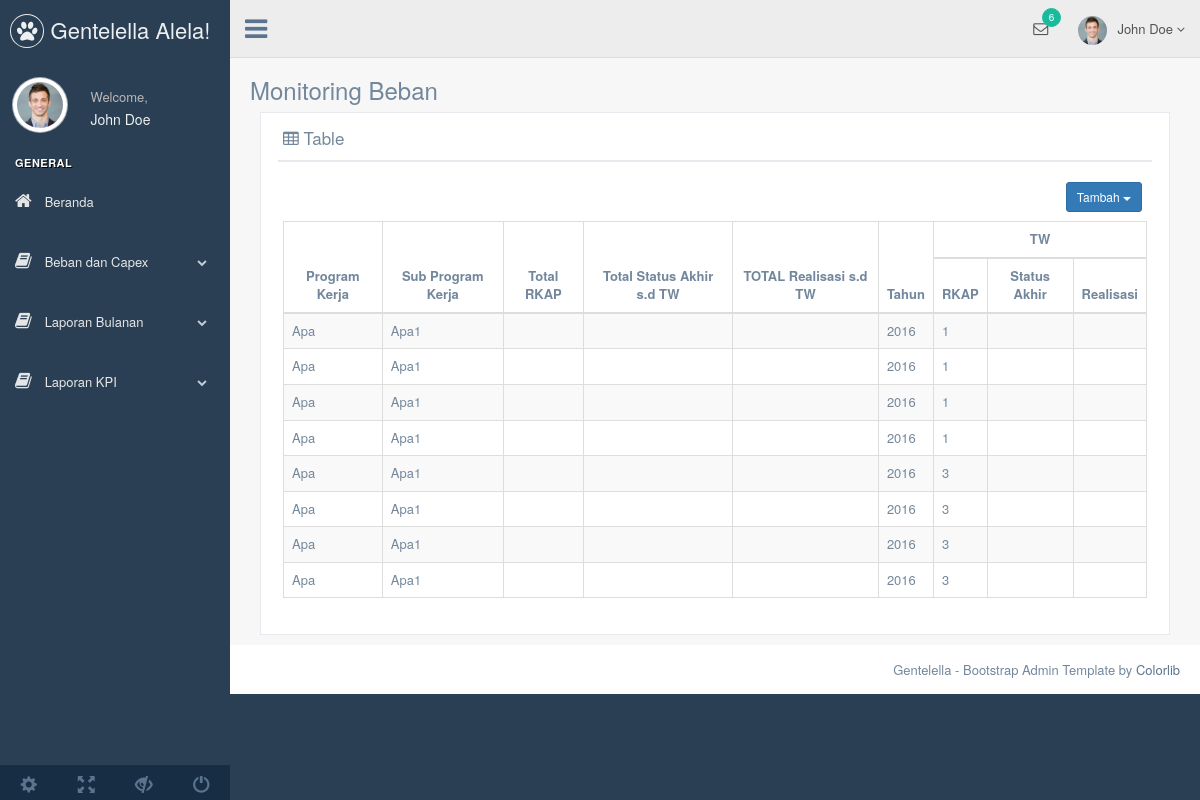
The app's page /monitorBeban.php (signed in), older data.
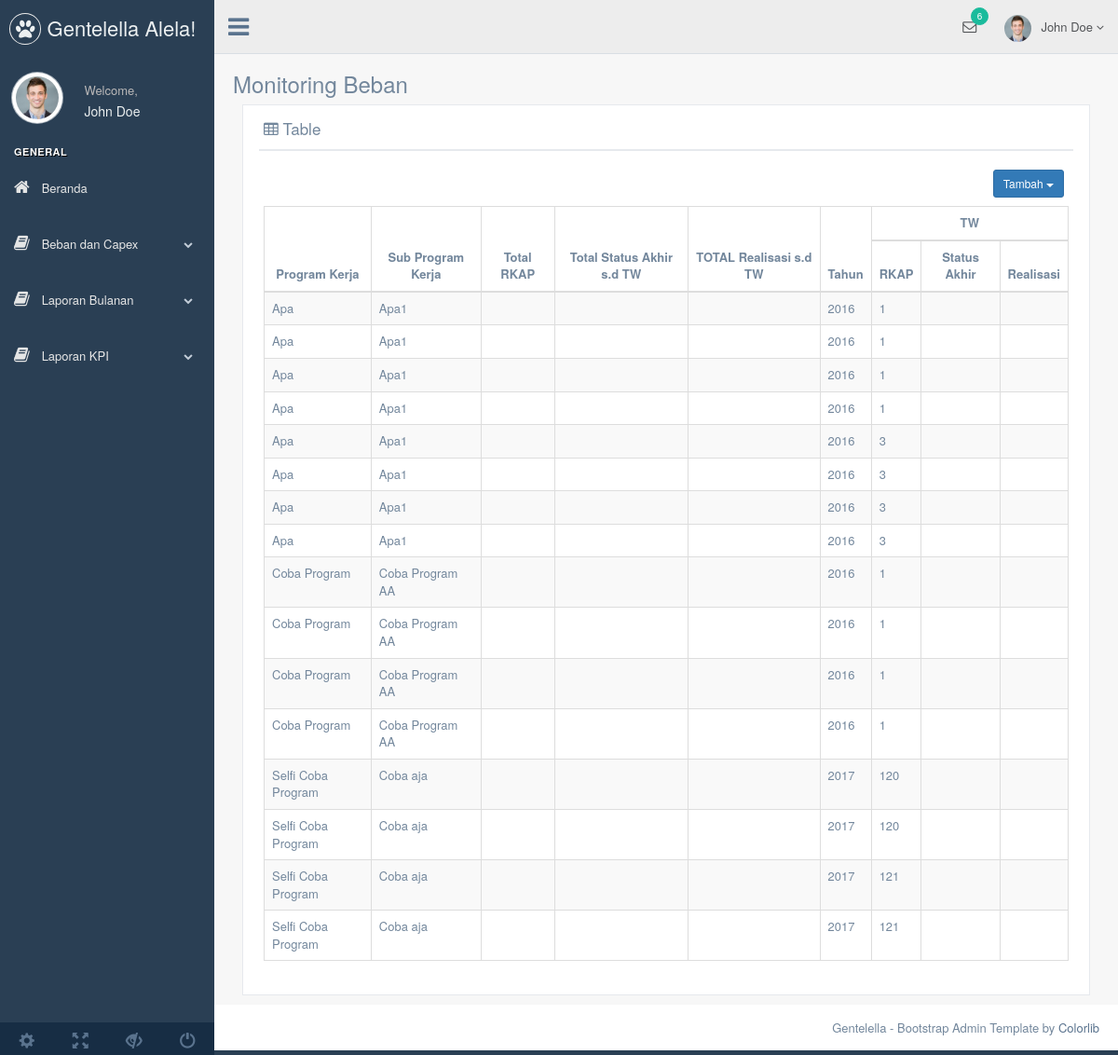
The same page, newer data.
### tables this page shows
CREATE TABLE `tw_rc` (
  `id_twrc` int(11) NOT NULL,
  `id_sp` int(11) NOT NULL,
  `tahun` int(4) NOT NULL,
  `stat_twrc` int(1) NOT NULL,
  `rkap` decimal(20,0) NOT NULL
);

CREATE TABLE `program_kerja` (
  `id_pk` int(255) NOT NULL,
  `MA` varchar(1000) NOT NULL,
  `nama_pk` text NOT NULL,
  `id_cabang` int(30) NOT NULL
);

CREATE TABLE `sub_program` (
  `id_sp` int(255) NOT NULL,
  `nama_sp` varchar(1000) NOT NULL,
  `id_pk` int(10) NOT NULL,
  `id_cabang` int(30) NOT NULL
);

### monitorBeban.php (the view, shortened to what this page needs)
<?php
include ('connect.php');
  $iduser = $_SESSION['id'];
  $user = mysqli_fetch_array(mysqli_query($connect,"SELECT * FROM user WHERE id_user = '$iduser' "));
  $idcabang = $user['id_cabang'];
  $cabang =  mysqli_fetch_array(mysqli_query($connect,"SELECT nama_cabang FROM cabang WHERE id_cabang = '$idcabang'"));
  $namacabang = $cabang['nama_cabang'];
?>
<!DOCTYPE html>
<html lang="en">
<?php include 'templates/head.php' ?>
  <body class="nav-md">
    <div class="container body">
      <div class="main_container">
        <div class="col-md-3 left_col">
          <div class="left_col scroll-view">
            <div class="navbar nav_title" style="border: 0;">
              <a href="index.html" class="site_title"><i class="fa fa-paw"></i> <span>Gentelella Alela!</span></a>
            </div>
           <?php include'templates/headmenu.php' ?>
            <br />
            <?php include 'templates/sidebarmenu.php' ?>
            <div class="sidebar-footer hidden-small">
              <a data-toggle="tooltip" data-placement="top" title="Settings">
                <span class="glyphicon glyphicon-cog" aria-hidden="true"></span>
              </a>
              <a data-toggle="tooltip" data-placement="top" title="FullScreen">
                <span class="glyphicon glyphicon-fullscreen" aria-hidden="true"></span>
              </a>
              <a data-toggle="tooltip" data-placement="top" title="Lock">
                <span class="glyphicon glyphicon-eye-close" aria-hidden="true"></span>
              </a>
              <a data-toggle="tooltip" data-placement="top" title="Logout" href="login.html">
                <span class="glyphicon glyphicon-off" aria-hidden="true"></span>
              </a>
            </div>
          </div>
        </div>
        <?php include 'topnavigation.php' ?>
        <div class="right_col" role="main">
          <div class="">
            <div class="page-title">
              <div class="title_left">
                <h3>Monitoring Beban</h3>
              </div>
            </div>
            <div class="clearfix"></div>
            <div class="">
              <div class="col-md-12 col-sm-12 col-xs-12">
                <div class="x_panel">
                  <div class="x_title">
                    <h2><i class="fa fa-table"></i> Table <small>Data Beban Cabang <?php echo $namacabang; ?> </small></h2>
                    <div class="clearfix"></div>
                  </div>
                  <div class="title_right">
                    <div class="col-md-5 col-sm-5 col-xs-5 form-group pull-right top_search" style="margin-top:10px;">
                      <div class="input-group buttonright" >
                      <div class="btn-group  buttonrightfloat " >
	                    <button data-toggle="dropdown" class="btn btn-primary dropdown-toggle btn-sm" type="button" aria-expanded="false">  Tambah <span class="caret"></span>
	                    </button>
	                    </div>
                      </div>
                    </div>
                   </div>
                  <div class="x_content">
                      <table id="datatable-keytable"  class="table table-striped table-bordered " class="centered">
                            <thead >
                              <tr >
                                <th rowspan="2">Program Kerja</th>
                                <th rowspan="2">Sub Program Kerja</th>
                                <th rowspan="2">Total RKAP</th>
                                <th rowspan="2">Total Status Akhir s.d TW </th>
                                <th rowspan="2">TOTAL Realisasi s.d TW </th>
                                <th rowspan="2">Tahun </th>
                                <th colspan="3">TW </th>
                              </tr>
                              <tr>
                                <th>RKAP</th>
                                <th >Status Akhir</th>
                                <th >Realisasi</th>
                              </tr>
                            </thead>
                            <tbody>
                            <?php
                                $listTW = mysqli_query($connect, "SELECT * FROM tw_rc, sub_program WHERE sub_program.id_sp = tw_rc.id_sp");
                                while($datalistTW = mysqli_fetch_array($listTW)){
                                	$idpklist= $datalistTW['id_pk'];
									$idspklist= $datalistTW['id_sp'];
                            $dataprogramkerja = mysqli_fetch_array(mysqli_query($connect, "SELECT * FROM program_kerja WHERE id_pk = '$idpklist'"));
							$datasubprogramkerja= mysqli_fetch_array(mysqli_query($connect, "SELECT * FROM sub_program WHERE id_sp = '$idspklist'"));
                                	?>
                              <tr>
                                <td><?php echo $dataprogramkerja['nama_pk'] ?></td>
                                <td><?php echo $datasubprogramkerja['nama_sp'] ?></td>
                                <td><?php ?></td>
                                <td><?php ?></td>
                                <td><?php  ?></td>
                                <td><?php echo $datalistTW['tahun'] ?></td>
                                <td><?php echo $datalistTW['rkap'] ?></td>
                                <td><?php echo $datalistTW['stat_akhirrc'] ?></td>
                                <td><?php echo $datalistTW['realisasi_rc'] ?></td>
                              </tr>
                              <?php } ?>
                            </tbody>
                          </table>
                  </div>
                </div>
              </div>
            </div>
          </div>
        </div>
		<div class="x_content">
		</div>
<?php include 'templates/footer.php' ?>
      </div>
    </div>
  </body>
</html>

### templates/head.php (shortened to what this page needs)
<?php ?> <head>
    <link href="vendors/bootstrap/dist/css/bootstrap.min.css" rel="stylesheet">
    <link href="vendors/font-awesome/css/font-awesome.min.css" rel="stylesheet">
    <link href="vendors/nprogress/nprogress.css" rel="stylesheet">
    <link href="vendors/iCheck/skins/flat/green.css" rel="stylesheet">
    <link href="vendors/datatables.net-bs/css/dataTables.bootstrap.min.css" rel="stylesheet">
    <link href="vendors/datatables.net-buttons-bs/css/buttons.bootstrap.min.css" rel="stylesheet">
    <link href="vendors/datatables.net-fixedheader-bs/css/fixedHeader.bootstrap.min.css" rel="stylesheet">
    <link href="vendors/datatables.net-responsive-bs/css/responsive.bootstrap.min.css" rel="stylesheet">
    <link href="vendors/datatables.net-scroller-bs/css/scroller.bootstrap.min.css" rel="stylesheet">
    <link href="vendors/bootstrap-progressbar/css/bootstrap-progressbar-3.3.4.min.css" rel="stylesheet">
    <link href="vendors/jqvmap/dist/jqvmap.min.css" rel="stylesheet"/>
    <link href="vendors/bootstrap-daterangepicker/daterangepicker.css" rel="stylesheet">
    <link href="vendors/bootstrap-datetimepicker/build/css/bootstrap-datetimepicker.css" rel="stylesheet">
    <link href="vendors/normalize-css/normalize.css" rel="stylesheet">
    <link href="vendors/ion.rangeSlider/css/ion.rangeSlider.css" rel="stylesheet">
    <link href="vendors/ion.rangeSlider/css/ion.rangeSlider.skinFlat.css" rel="stylesheet">
    <link href="vendors/mjolnic-bootstrap-colorpicker/dist/css/bootstrap-colorpicker.min.css" rel="stylesheet">
    <link href="vendors/cropper/dist/cropper.min.css" rel="stylesheet">
    <link href="build/css/custom.min.css" rel="stylesheet">
  </head>

### templates/headmenu.php
 <div class="profile clearfix">
    <div class="profile_pic">
        <img src="production/images/img.jpg" alt="..." class="img-circle profile_img">
    </div>
        <div class="profile_info">
            <span>Welcome,</span>
            <h2>John Doe</h2>
        </div>
</div>

### templates/sidebarmenu.php (shortened to what this page needs)
<div id="sidebar-menu" class="main_menu_side hidden-print main_menu">
    <div class="menu_section">
        <h3>General</h3>
                <ul class="nav side-menu">
                  <li><a><i class="fa fa-home"></i> Beranda </a>
                  </li>
                </ul>
                  <ul class="nav side-menu">
                    <li><a><i class="fa fa-book"></i> Beban dan Capex <span class="fa fa-chevron-down"></span></a>
                    </li>
                  </ul>
                  <ul class="nav side-menu">
                    <li><a><i class="fa fa-book"></i> Laporan Bulanan <span class="fa fa-chevron-down"></span></a>
                    </li>
                  </ul>
                  <ul class="nav side-menu">
                    <li><a><i class="fa fa-book"></i> Laporan KPI <span class="fa fa-chevron-down"></span></a>
                    </li>
                  </ul>
      </div>
</div>

### topnavigation.php (shortened to what this page needs)
<?php ?> <div class="top_nav">
          <div class="nav_menu">
            <nav>
              <div class="nav toggle">
                <a id="menu_toggle"><i class="fa fa-bars"></i></a>
              </div>
              <ul class="nav navbar-nav navbar-right">
                <li class="">
                  <a href="javascript:;" class="user-profile dropdown-toggle" data-toggle="dropdown" aria-expanded="false">
                    <img src="images/img.jpg" alt="">John Doe
                    <span class=" fa fa-angle-down"></span>
                  </a>
                </li>
                <li role="presentation" class="dropdown">
                  <a href="javascript:;" class="dropdown-toggle info-number" data-toggle="dropdown" aria-expanded="false">
                    <i class="fa fa-envelope-o"></i>
                    <span class="badge bg-green">6</span>
                  </a>
                </li>
              </ul>
            </nav>
          </div>
        </div>

### templates/footer.php
<footer>
          <div class="pull-right">
            Gentelella - Bootstrap Admin Template by <a href="https://colorlib.com">Colorlib</a>
          </div>
          <div class="clearfix"></div>
</footer>

### monitorBeban.php (style rules this page uses)
.table th { vertical-align: middle ; text-align: center ;" }
.buttonright { width:60%; display:inline; overflow: auto; white-space: nowrap; margin:0px auto; }
.buttonrightfloat { float:right; margin-right: 10px; }

Row changes from the older to the newer data that the page shows:
added tw_rc: program_kerja.nama_pk "Coba Program", id_sp.nama_sp "Coba Program AA", tahun "2016", rkap "1"
added tw_rc: program_kerja.nama_pk "Coba Program", id_sp.nama_sp "Coba Program AA", tahun "2016", rkap "1"
added tw_rc: program_kerja.nama_pk "Coba Program", id_sp.nama_sp "Coba Program AA", tahun "2016", rkap "1"
added tw_rc: program_kerja.nama_pk "Coba Program", id_sp.nama_sp "Coba Program AA", tahun "2016", rkap "1"
added tw_rc: program_kerja.nama_pk "Selfi Coba Program", id_sp.nama_sp "Coba aja", tahun "2017", rkap "120"
added tw_rc: program_kerja.nama_pk "Selfi Coba Program", id_sp.nama_sp "Coba aja", tahun "2017", rkap "120"
added tw_rc: program_kerja.nama_pk "Selfi Coba Program", id_sp.nama_sp "Coba aja", tahun "2017", rkap "121"
added tw_rc: program_kerja.nama_pk "Selfi Coba Program", id_sp.nama_sp "Coba aja", tahun "2017", rkap "121"
